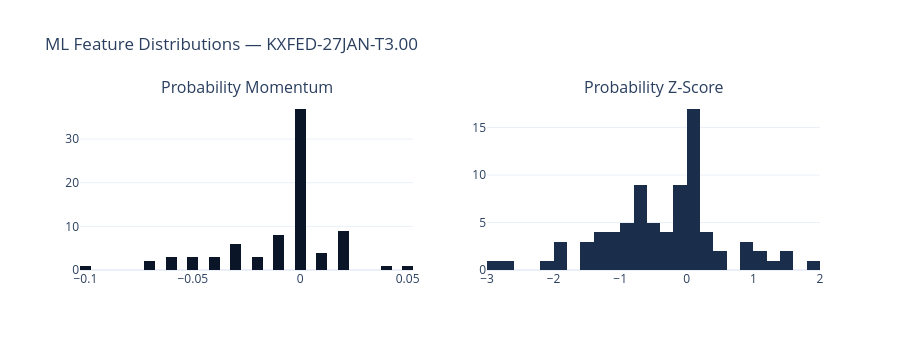

Notebook code for this chart:
### Code cell
# Feature distributions for the most active contract
active_sym = top_contracts[0]
active_features = kalshi_features.filter(
    (pl.col("symbol") == active_sym) & pl.col("prob_momentum").is_not_null()
)

fig = make_subplots(
    rows=1,
    cols=2,
    subplot_titles=("Probability Momentum", "Probability Z-Score"),
)

fig.add_trace(
    go.Histogram(
        x=active_features["prob_momentum"].to_list(),
        nbinsx=30,
        name="Momentum",
        marker_color=COLORS["blue"],
    ),
    row=1,
    col=1,
)

fig.add_trace(
    go.Histogram(
        x=active_features["prob_zscore"].to_list(),
        nbinsx=30,
        name="Z-Score",
        marker_color=COLORS["slate"],
    ),
    row=1,
    col=2,
)

fig.update_layout(
    title=f"ML Feature Distributions — {active_sym}",
    height=350,
    showlegend=False,
    template="plotly_white",
)

fig.show()

### Figure 1 — Plotly figure (JSON) as saved in the notebook; plotly's stock layout.template omitted (floating-point values rounded to 4 significant figures)
{"data": [{"marker": {"color": "#0a1628"}, "name": "Momentum", "nbinsx": 30, "type": "histogram", "x": [-0.1, 0.0, 0.0, 0.0, -0.02, 0.0, 0.0, 0.0, -0.01, 0.01, -0.01, -0.07, -0.07, -0.06, -0.06, -0.06, 0.0, 0.0, 0.02, 0.02, 0.02, 0.02, 0.02, 0.02, 0.02, 0.02, 0.02, 0.01, -0.01, -0.01, -0.02, -0.02, -0.01, -0.01, -0.01, 0.0, 0.0, 0.0, 0.0, 0.0, 0.0, 0.0, 0.0, 0.0, 0.0, 0.0, 0.0, 0.0, 0.0, 0.0, 0.0, 0.0, 0.0, -0.03, -0.03, -0.03, -0.03, -0.03, 0.0, 0.0, -0.04, -0.05, -0.05, -0.05, -0.01, 0.04, 0.05, 0.01, 0.01, -0.03, -0.04, -0.04, 0.0, 0.0, 0.0, 0.0, 0.0, 0.0, 0.0, 0.0, 0.0], "xaxis": "x", "yaxis": "y"}, {"marker": {"color": "#1a2d4a"}, "name": "Z-Score", "nbinsx": 30, "type": "histogram", "x": [0.0, 0.0, 0.0, 0.0, -0.8503, 0.3162, 0.3162, 0.3162, -1.037, -0.8581, -0.7071, -2.698, -1.843, -1.42, -1.153, -0.9432, -0.7715, -0.6211, 0.2397, 0.5145, 1.449, 1.162, 0.9487, 1.926, 1.491, 1.22, 1.037, 0.1006, -5.888e-15, -0.1142, -1.256, -1.256, -1.256, -1.028, -0.8503, -0.7071, -0.6211, -0.4743, -0.3162, -6.516e-08, -6.516e-08, -6.516e-08, -6.516e-08, -6.516e-08, -6.516e-08, -6.516e-08, 6.516e-08, 6.516e-08, 6.516e-08, 6.516e-08, 6.516e-08, 6.516e-08, -6.516e-08, -2.846, -1.897, -1.449, -1.162, -0.9487, -0.7746, -0.6211, -2.174, -1.938, -1.585, -1.255, 0.416, 0.8321, 0.8321, -0.6761, -0.5331, -0.3914, -0.3914, -0.457, -0.5303, -0.6139, -0.4743, -0.3162, 0.0, 0.0, 0.0, 0.0, 0.0], "xaxis": "x2", "yaxis": "y2"}], "layout": {"annotations": [{"font": {"size": 16}, "showarrow": false, "text": "Probability Momentum", "x": 0.225, "xanchor": "center", "xref": "paper", "y": 1.0, "yanchor": "bottom", "yref": "paper"}, {"font": {"size": 16}, "showarrow": false, "text": "Probability Z-Score", "x": 0.775, "xanchor": "center", "xref": "paper", "y": 1.0, "yanchor": "bottom", "yref": "paper"}], "height": 350, "showlegend": false, "title": {"text": "ML Feature Distributions — KXFED-27JAN-T3.00"}, "xaxis": {"anchor": "y", "domain": [0.0, 0.45]}, "xaxis2": {"anchor": "y2", "domain": [0.55, 1.0]}, "yaxis": {"anchor": "x", "domain": [0.0, 1.0]}, "yaxis2": {"anchor": "x2", "domain": [0.0, 1.0]}}}
